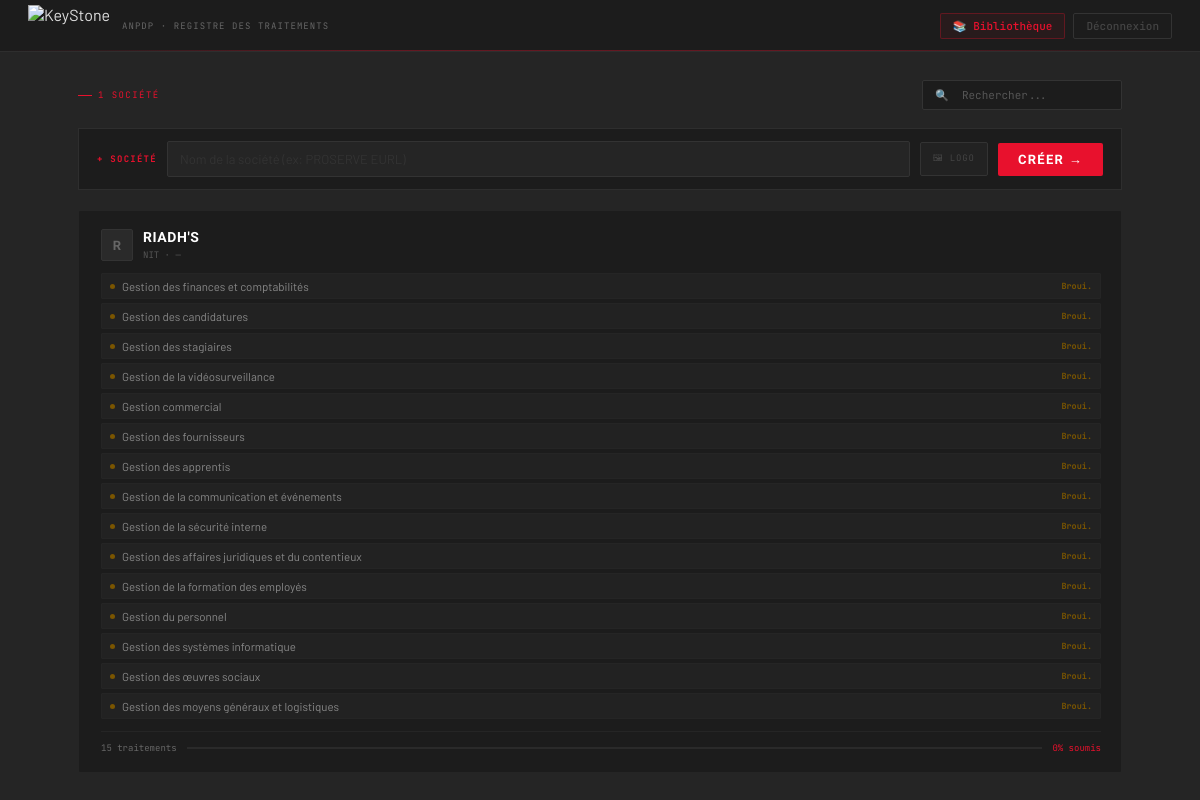
The page / (signed in) on the database its author committed.
### app.py (models this page shows, shortened)
class Company(db.Model):
    id          = db.Column(db.Integer, primary_key=True)
    name        = db.Column(db.String(200), nullable=False)
    nit         = db.Column(db.String(50), nullable=False)
    logo_path   = db.Column(db.String(300), default='')   # relative path under static/
    created_at  = db.Column(db.DateTime, default=datetime.utcnow)
    traitements = db.relationship('Traitement', backref='company',
                                   lazy=True, cascade='all, delete-orphan')

class Traitement(db.Model):
    id             = db.Column(db.Integer, primary_key=True)
    company_id     = db.Column(db.Integer, db.ForeignKey('company.id'), nullable=False)
    name           = db.Column(db.String(200), nullable=False)
    status         = db.Column(db.String(20), default='brouillon')
    traitement_type= db.Column(db.String(100), default='')   # knowledge base type
    data           = db.Column(db.Text, default='{}')
    created_at     = db.Column(db.DateTime, default=datetime.utcnow)
    updated_at     = db.Column(db.DateTime, default=datetime.utcnow, onupdate=datetime.utcnow)

### app.py (the view)
@app.route('/')
def hub():
    companies = Company.query.order_by(Company.created_at.desc()).all()
    stats = {}
    for c in companies:
        ts = c.traitements
        stats[c.id] = {
            'total':    len(ts),
            'brouillon': sum(1 for t in ts if t.status == 'brouillon'),
            'pret':      sum(1 for t in ts if t.status == 'pret'),
            'soumis':    sum(1 for t in ts if t.status == 'soumis'),
        }
    return render_template('hub.html', companies=companies, stats=stats)

### app.py (called while the page is built)
def logged_in():
    return session.get('auth') == 'ok'

@app.before_request
def require_login():
    public = ['login', 'static']
    if request.endpoint in public: return
    if not logged_in():
        if request.path.startswith('/api/'):
            return jsonify({"error": "Unauthorized"}), 401
        return redirect(url_for('login'))

### templates/hub.html (shortened to what this page needs)
<!DOCTYPE html>
<html lang="fr">
<head>
</head>
<body>
<div class="topbar">
  <div class="brand">
    <img src="https://www.keystone.tn/wp-content/uploads/2019/05/Key-W-logo.png" alt="KeyStone" style="height:42px;width:auto;display:block">
    <div class="brand-sub">ANPDP · Registre des Traitements</div>
  </div>
  <div class="tright">
    <a href="/kb" class="tbtn tbtn-lib">📚 Bibliothèque</a>
    <a href="/logout" class="tbtn tbtn-out">Déconnexion</a>
  </div>
</div>
<div class="main">
  <div class="main-hdr">
    <div class="main-hdr-left">
      <div class="page-tag">{{ companies|length }} société{% if companies|length!=1 %}s{% endif %}</div>
    </div>
    <input class="search" type="text" placeholder="🔍  Rechercher..." oninput="filterCo(this.value)">
  </div>
  <form action="/company/new" method="POST" class="new-co" enctype="multipart/form-data">
    <div class="new-co-lbl">+ Société</div>
    <input type="text" name="name" placeholder="Nom de la société (ex: PROSERVE EURL)" required>
    <label style="font-size:9px;font-family:'JetBrains Mono',monospace;color:#444;letter-spacing:.1em;text-transform:uppercase;white-space:nowrap;cursor:pointer;display:flex;align-items:center;gap:6px;flex-shrink:0">
      <span style="padding:8px 12px;background:#222;border:1px solid #333333;border-radius:2px;transition:border-color .15s" onmouseover="this.style.borderColor='#E8112D'" onmouseout="this.style.borderColor='#333333'">🖼 Logo</span>
    </label>
    <button type="submit" class="btn-cr">Créer →</button>
  </form>
  {% if companies %}
  <div class="co-grid" id="co-grid">
    {% for c in companies %}
    {% set pct = [stats[c.id].soumis * 100 // [stats[c.id].total,1]|max, 100]|min %}
    <a href="/company/{{ c.id }}" class="co-card" data-name="{{ c.name|lower }}">
      <div class="co-top">
        <div style="display:flex;align-items:center;gap:10px">
          {% if c.logo_path %}
          <img src="{{ c.logo_path }}" alt="{{ c.name }}" style="width:32px;height:32px;object-fit:contain;border-radius:2px;background:#2a2a2a;flex-shrink:0;padding:2px">
          {% else %}
          <div style="width:32px;height:32px;background:#2a2a2a;border:1px solid #333333;border-radius:2px;display:flex;align-items:center;justify-content:center;font-size:13px;color:#666;flex-shrink:0;font-family:'Barlow Condensed',sans-serif;font-weight:900">{{ c.name[0] }}</div>
          {% endif %}
          <div>
            <div class="co-name">{{ c.name }}</div>
            <div class="co-nit">NIT · {{ c.nit }}</div>
          </div>
        </div>
      </div>
      <div class="co-traits">
        {% for t in c.traitements %}
        <div class="t-row">
          <div class="t-dot" style="background:{% if t.status=='soumis' %}#E8112D{% elif t.status=='pret' %}#1a5fa0{% else %}#7a5500{% endif %}"></div>
          <div class="t-name">{{ t.name }}</div>
          <div class="t-status s-{{ t.status }}">{% if t.status=='brouillon' %}Broui.{% elif t.status=='pret' %}Prêt{% else %}Soumis{% endif %}</div>
        </div>
        {% endfor %}
      </div>
      <div class="co-footer">
        <div class="co-count">{{ stats[c.id].total }} traitement{% if stats[c.id].total!=1 %}s{% endif %}</div>
        <div class="co-bar"><div class="co-bar-fill" style="width:{{ pct }}%"></div></div>
        <div class="co-pct">{{ pct }}% soumis</div>
      </div>
    </a>
    {% endfor %}
  </div>
  {% endif %}
</div>
</body>
</html>

### templates/hub.html (style rules this page uses)
* { box-sizing:border-box;margin:0;padding:0 }
body { font-family:'Barlow',sans-serif;background:#252525;color:#e0e0e0;min-height:100vh }
.topbar { background:#1c1c1c;border-bottom:1px solid #2e2e2e;padding:0 28px;height:52px;display:flex;align-items:center;justify-content:space-between;position:sticky;top:0;z-index:100;position:relative }
.topbar::after { content:'';position:absolute;bottom:0;left:0;right:0;height:1px;background:linear-gradient(90deg,transparent,#E8112D 30%,#E8112D 70%,transparent);opacity:.35 }
.brand { display:flex;align-items:center;gap:12px }
.brand-sub { font-size:9px;color:#666;font-family:'JetBrains Mono',monospace;letter-spacing:.12em;text-transform:uppercase }
.tright { display:flex;gap:8px;align-items:center }
.tbtn { font-size:11px;font-family:'JetBrains Mono',monospace;padding:5px 12px;border-radius:2px;text-decoration:none;font-weight:500;transition:all .15s }
.tbtn-lib { color:#E8112D;border:1px solid rgba(232,17,45,.3);background:rgba(232,17,45,.06) }
.tbtn-out { color:#444;border:1px solid #333333 }
.main { max-width:1100px;margin:0 auto;padding:28px 28px }
.main-hdr { display:flex;align-items:center;justify-content:space-between;margin-bottom:18px;flex-wrap:wrap;gap:10px }
.main-hdr-left { display:flex;align-items:center;gap:10px }
.page-tag { font-size:9px;color:#E8112D;font-family:'JetBrains Mono',monospace;letter-spacing:.16em;text-transform:uppercase;display:flex;align-items:center;gap:6px }
.page-tag::before { content:'';width:14px;height:1px;background:#E8112D }
.search { background:#1c1c1c;border:1px solid #333333;padding:7px 12px;font-size:11px;color:#666;font-family:'JetBrains Mono',monospace;width:200px;outline:none;border-radius:2px;transition:border-color .15s }
.search::placeholder { color:#555 }
.new-co { background:#1c1c1c;border:1px solid #2e2e2e;padding:12px 18px;margin-bottom:20px;display:flex;gap:10px;align-items:center }
.new-co-lbl { font-size:9px;font-family:'JetBrains Mono',monospace;color:#E8112D;letter-spacing:.14em;text-transform:uppercase;font-weight:700;white-space:nowrap;flex-shrink:0 }
.new-co input { flex:1;padding:9px 12px;background:#252525;border:1px solid #333333;color:#e0e0e0;font-family:'Barlow',sans-serif;font-size:13px;border-radius:2px;outline:none;transition:border-color .15s }
.new-co input::placeholder { color:#333333 }
.btn-cr { padding:9px 20px;background:#E8112D;border:none;color:#fff;font-family:'Barlow Condensed',sans-serif;font-size:13px;font-weight:800;letter-spacing:.1em;text-transform:uppercase;cursor:pointer;border-radius:2px;white-space:nowrap;flex-shrink:0;transition:background .15s }
.co-grid { display:grid;grid-template-columns:1fr;gap:1px;background:#252525;border:1px solid #252525;border-radius:2px;overflow:hidden }
.co-card { background:#1c1c1c;padding:18px 20px;text-decoration:none;color:inherit;display:block;transition:background .12s;border-left:2px solid transparent;cursor:pointer }
.co-top { display:flex;align-items:flex-start;justify-content:space-between;margin-bottom:12px }
.co-name { font-size:14px;font-weight:800;color:#fff;text-transform:uppercase;font-family:'Barlow Condensed',sans-serif;letter-spacing:.04em;line-height:1.2 }
.co-nit { font-size:9px;font-family:'JetBrains Mono',monospace;color:#555;margin-top:3px }
.co-traits { display:flex;flex-direction:column;gap:4px;margin-bottom:12px }
.t-row { display:flex;align-items:center;gap:7px;padding:5px 8px;background:#222;border:1px solid #252525;border-radius:1px }
.t-dot { width:5px;height:5px;border-radius:50%;flex-shrink:0 }
.t-name { font-size:11.5px;color:#888;flex:1;white-space:nowrap;overflow:hidden;text-overflow:ellipsis }
.t-status { font-size:8.5px;font-family:'JetBrains Mono',monospace;font-weight:700;white-space:nowrap }
.s-brouillon { color:#7a5500 }
.co-footer { display:flex;align-items:center;justify-content:space-between;padding-top:10px;border-top:1px solid #252525;margin-top:4px }
.co-count { font-size:9px;color:#666;font-family:'JetBrains Mono',monospace }
.co-bar { flex:1;height:2px;background:#2a2a2a;margin:0 10px }
.co-pct { font-size:9px;color:#E8112D;font-family:'JetBrains Mono',monospace }

### rows shown on the page
Company: name "R", name "RIADH'S", nit "—", stats "15", pct "0"
Traitement: name "Gestion des finances et comptabilités", status "Broui."
Traitement: name "Gestion des candidatures", status "Broui."
Traitement: name "Gestion des stagiaires", status "Broui."
Traitement: name "Gestion de la vidéosurveillance", status "Broui."
Traitement: name "Gestion commercial", status "Broui."
Traitement: name "Gestion des fournisseurs", status "Broui."
Traitement: name "Gestion des apprentis", status "Broui."
Traitement: name "Gestion de la communication et événements", status "Broui."
Traitement: name "Gestion de la sécurité interne", status "Broui."
Traitement: name "Gestion des affaires juridiques et du contentieux", status "Broui."
Traitement: name "Gestion de la formation des employés", status "Broui."
Traitement: name "Gestion du personnel", status "Broui."
Traitement: name "Gestion des systèmes informatique", status "Broui."
Traitement: name "Gestion des œuvres sociaux", status "Broui."
Traitement: name "Gestion des moyens généraux et logistiques", status "Broui."

### other values the page prints
{{ companies|length }} "1"
